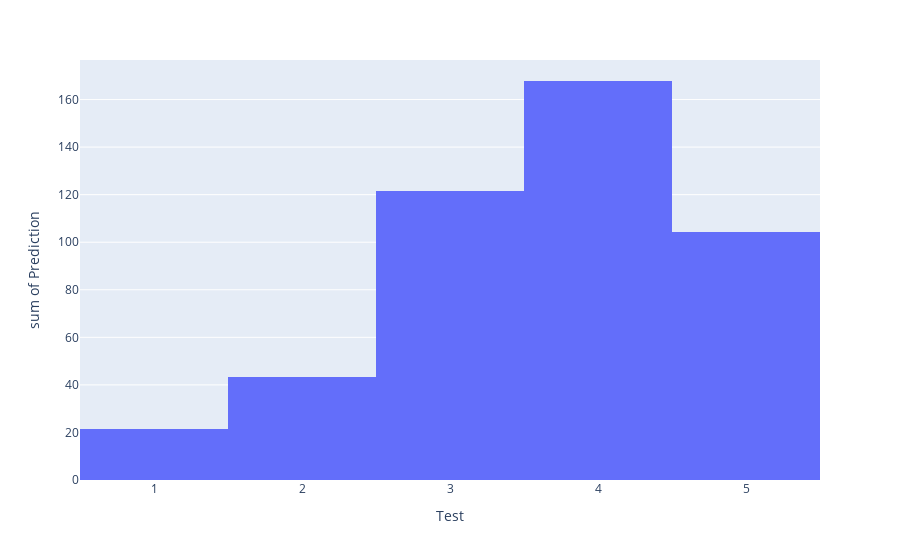

The notebook cell saved with this chart:
### Code cell
fig = px.histogram(prediction_df, x="Test",y="Prediction")
fig.show()

### Figure 1 — Plotly figure (JSON) as saved in the notebook; plotly's stock layout.template omitted (floating-point values rounded to 4 significant figures)
{"data": [{"alignmentgroup": "True", "bingroup": "x", "histfunc": "sum", "hovertemplate": "Test=%{x}<br>sum of Prediction=%{y}<extra></extra>", "legendgroup": "", "marker": {"color": "#636efa", "pattern": {"shape": ""}}, "name": "", "offsetgroup": "", "orientation": "v", "showlegend": false, "type": "histogram", "x": [4, 2, 3, 4, 5, 5, 5, 4, 4, 3, 4, 4, 3, 3, 3, 3, 3, 4, 4, 1, 3, 3, 5, 2, 3, 4, 3, 1, 2, 4, 4, 3, 4, 5, 3, 5, 5, 3, 5, 4, 1, 5, 5, 4, 3, 3, 4, 4, 3, 5, 4, 5, 5, 4, 5, 4, 4, 2, 3, 2, 2, 3, 4, 4, 4, 4, 4, 2, 4, 4, 4, 3, 4, 5, 5, 5, 4, 1, 5, 5, 4, 3, 2, 3, 4, 4, 4, 3, 3, 3, 5, 3, 3, 5, 5, 5, 2, 3, 3, 4, 4, 4, 4, 3, 1, 5, 5, 3, 4, 5, 4, 4, 3, 4, 4, 5, 2, 5, 4, 2, 4, 4, 2, 3, 1], "xaxis": "x", "y": [3.646, 3.669, 3.633, 3.59, 3.539, 4.342, 3.996, 4.127, 3.571, 4.252, 3.45, 3.221, 3.661, 3.656, 3.765, 3.53, 3.42, 3.511, 3.782, 3.544, 3.868, 3.734, 3.778, 3.407, 3.614, 3.416, 3.594, 3.439, 4.052, 3.51, 3.356, 4.263, 3.522, 3.994, 3.122, 3.979, 3.15, 3.667, 3.828, 3.425, 3.516, 3.852, 3.664, 3.726, 3.588, 3.828, 3.549, 3.752, 4.148, 3.621, 3.927, 3.725, 4.007, 3.52, 3.737, 3.939, 4.0, 3.568, 3.461, 3.337, 3.302, 3.335, 3.739, 3.94, 4.011, 3.652, 3.968, 3.854, 3.499, 3.23, 3.762, 3.42, 3.268, 3.731, 3.12, 3.862, 3.248, 3.817, 3.679, 4.169, 3.619, 3.685, 3.71, 3.285, 3.53, 3.097, 3.827, 3.307, 4.07, 3.94, 3.624, 3.968, 3.62, 3.71, 3.786, 3.15, 3.522, 3.062, 4.048, 3.82, 3.791, 3.764, 3.344, 3.605, 4.029, 4.138, 3.87, 3.712, 3.347, 3.352, 3.538, 3.873, 3.591, 3.818, 3.631, 3.517, 3.569, 3.288, 3.712, 3.924, 4.099, 4.132, 3.353, 3.976, 3.254], "yaxis": "y"}], "layout": {"barmode": "relative", "legend": {"tracegroupgap": 0}, "margin": {"t": 60}, "xaxis": {"anchor": "y", "domain": [0, 1], "title": {"text": "Test"}}, "yaxis": {"anchor": "x", "domain": [0, 1], "title": {"text": "sum of Prediction"}}}}
